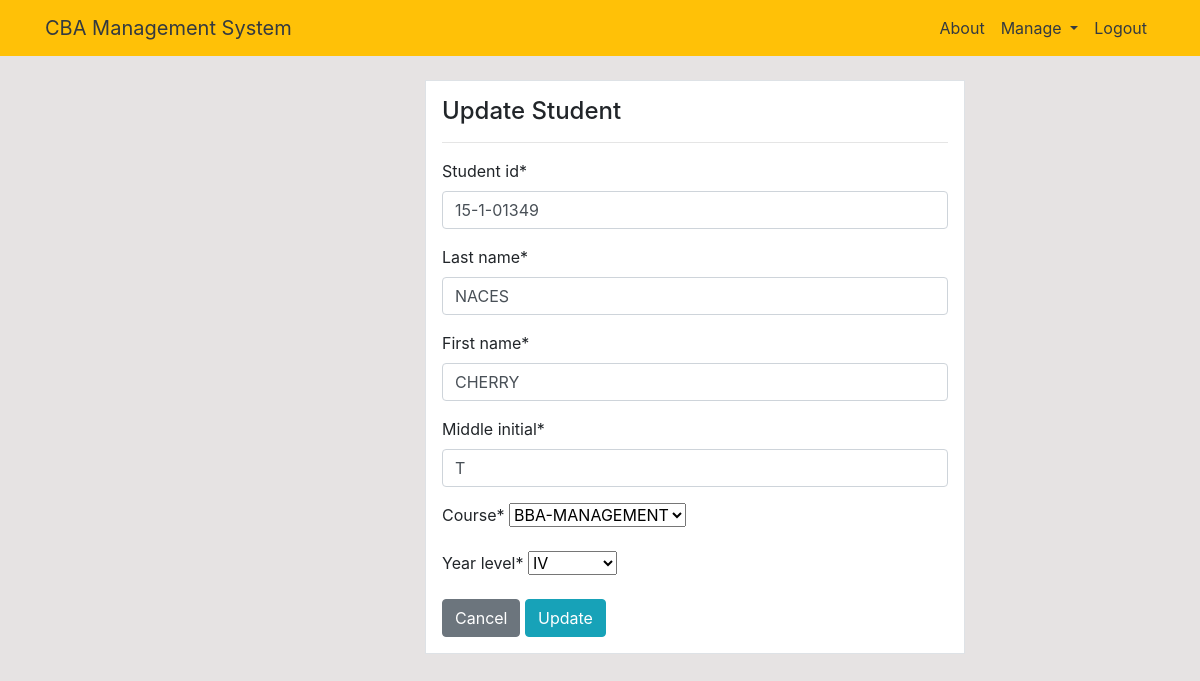
The page /student/update/5255/ (signed in) on the database its author committed.
### dashboard/models.py (models this page shows, shortened)
class Student(models.Model):
    student_id = models.CharField(max_length=50)
    last_name = models.CharField(max_length=50)
    first_name = models.CharField(max_length=50)
    middle_initial = models.CharField(max_length=15, null=True)
    course = models.ForeignKey(Course, on_delete=models.CASCADE, db_constraint=False)
    year_level = models.CharField(max_length=10, choices=YEARLEVEL)

class Course(models.Model):
    course_id = models.CharField(primary_key=True, max_length=50)
    course_name = models.CharField(max_length=100, null=True)
    link = models.URLField(max_length=150, null=True)
    link2 = models.URLField(max_length=150, null=True)
    def __str__(self):
        return f'{self.course_id}'

### dashboard/views.py (the view)
# urls.py: path('student/update/<int:pk>/', views.student_update, name='dashboard-student-update'),
@login_required
def student_update(request, pk):
    student = Student.objects.get(id=pk)
    if request.method == 'POST':
        form = StudentForm(request.POST, instance=student)
        if form.is_valid():
            form.save()
            return redirect('dashboard-student')
    else:
        form = StudentForm(instance=student)
    context = {
        'form': form,
    }
    return render(request, 'dashboard/student_update.html', context)

### dashboard/forms.py
class StudentForm(forms.ModelForm):
    class Meta:
        model = Student
        fields = ['student_id', 'last_name', 'first_name', 'middle_initial', 'course', 'year_level']

### templates/dashboard/student_update.html (shortened to what this page needs)
{% extends 'partials/base.html' %}
{% load crispy_forms_tags %}
{% block content %}
<div class="container">
    <div class="row my-4">
        <div class="col-md-6 offset-md-4">
            <div class="border bg-white p-3">
                <h4>Update Student</h4>
                <hr>
            <form method="POST">
                {{ form|crispy }}
                <a class='btn btn-secondary' href="{% url 'dashboard-student' %}">Cancel</a>
                <input class="btn btn-info" type="submit" value="Update">
            </form>
        </div>
    </div>
</div>
{% endblock %}

### dashboard/static/style.css (style rules this page uses)
body { background: rgb(230, 227, 227); }

### rows shown on the page
Student: student_id "15-1-01349", last_name "NACES", first_name "CHERRY", middle_initial "T", year_level "IV"
Course: course "BBA-MANAGEMENT"
